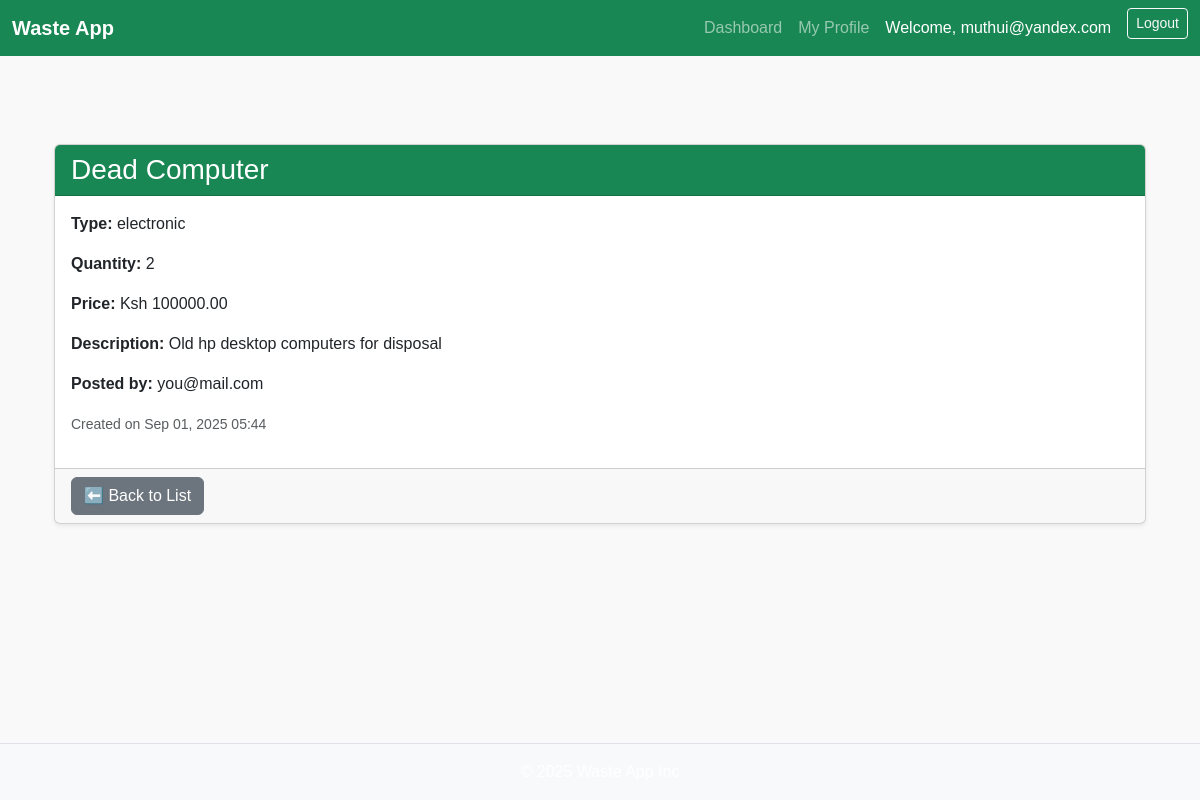
Screenshot of /trading/post/21/ (signed in) with the database file from the repository.
### core/models.py (models this page shows, shortened)
class CustomUser(AbstractUser):
    ROLE_CHOICES = ( ('generator', 'Waste Generator'),
                    ('recycler', 'Recycler'),
                    )
    role = models.CharField(max_length=20, choices=ROLE_CHOICES)
    phone_number = models.CharField(max_length=15, blank=True, null=True)
    username = None
    email = models.EmailField(unique=True)
    USERNAME_FIELD = 'email'
    REQUIRED_FIELDS = []
    objects = CustomUserManager()

### trading/models.py (models this page shows, shortened)
class WastePost(models.Model):
    WASTE_TYPE_CHOICES = (
        ('plastic', 'Plastic'),
        ('metal', 'Metal'),
        ('paper', 'Paper'),
        ('organic', 'Organic'),
        ('electronic', 'Electronic'),
    )
    title = models.CharField(max_length=100)
    quantity = models.PositiveIntegerField()
    description = models.TextField()
    price = models.DecimalField(max_digits=10, decimal_places=2)
    waste_type = models.CharField(max_length=20, choices=WASTE_TYPE_CHOICES)
    image = models.ImageField(upload_to='waste_images/', blank=True, null=True)
    created_at = models.DateTimeField(auto_now_add=True)
    updated_at = models.DateTimeField(auto_now=True)
    posted_by = models.ForeignKey(CustomUser, on_delete=models.CASCADE, related_name="waste_posts")
    is_sold = models.BooleanField(default=False)

### trading/views.py (the view)
# urls.py: path("post/<int:pk>/", views.WastePostDetailView.as_view(), name="waste-detail"),
class WastePostDetailView(LoginRequiredMixin, DetailView):
    model = WastePost
    template_name = "trading/waste_detail.html"
    context_object_name = "waste_post"

### trading/templates/trading/waste_detail.html (shortened to what this page needs)
{% extends "base.html" %}
{% block content %}
<div class="container mt-5">
  <div class="card shadow-sm">
    <div class="card-header bg-success text-white">
      <h3 class="mb-0">{{ waste_post.title }}</h3>
    </div>
    <div class="card-body">
      <p><strong>Type:</strong> {{ waste_post.waste_type }}</p>
      <p><strong>Quantity:</strong> {{ waste_post.quantity }}</p>
      <p><strong>Price:</strong> Ksh {{ waste_post.price }}</p>
      <p><strong>Description:</strong> {{ waste_post.description }}</p>
      <p><strong>Posted by:</strong> {{ waste_post.posted_by.email }}</p>
      <p><small class="text-muted">Created on {{ waste_post.created_at|date:"M d, Y H:i" }}</small></p>
    </div>
    <div class="card-footer d-flex justify-content-between">
      <a href="{% url 'waste-list' %}" class="btn btn-secondary">⬅️ Back to List</a>
    </div>
  </div>
</div>
{% endblock %}

### templates/base.html (shortened to what this page needs)
{% load static %}
<!DOCTYPE html>
<html lang="en">
<head>
    <link href="https://cdn.jsdelivr.net/npm/bootstrap@5.3.3/dist/css/bootstrap.min.css" rel="stylesheet">
    <link rel="stylesheet" href="{% static 'css/styles.css' %}">
</head>
<body class="d-flex flex-column min-vh-100">
    <nav class="navbar navbar-expand-lg navbar-dark bg-success">
        <div class="container-fluid">
            <a class="navbar-brand fw-bold" href="{% url 'dashboard' %}">Waste App</a>
            <div class="collapse navbar-collapse" id="navbarNav">
                <ul class="navbar-nav ms-auto">
                    {% if user.is_authenticated %}
                        <li class="nav-item">
                            <a class="nav-link" href="{% url 'dashboard' %}">Dashboard</a>
                        </li>
                        <li class="nav-item">
                            <a class="nav-link" href="{% url 'profile' %}">My Profile</a>
                        </li>
                        <li class="nav-item d-flex align-items-center text-white px-2">
                            Welcome, {{ user.first_name|default:user.email }}
                        </li>
                        <li class="nav-item">
                            <form method="post" action="{% url 'logout' %}" class="d-inline">
                                <button type="submit" class="btn btn-sm btn-outline-light ms-2">Logout</button>
                            </form>
                        </li>
                    {% endif %}
                </ul>
            </div>
        </div>
    </nav>
    <main class="container my-4 flex-grow-1">
        {% block content %}{% endblock %}
    </main>
    <footer class="bg-light text-center py-3 mt-auto border-top">
        <p class="mb-0">&copy; 2025 Waste App Inc</p>
    </footer>
</body>
</html>

### static/css/styles.css (style rules this page uses)
* { margin: 0; padding: 0; box-sizing: border-box; }
body { font-family: Arial, sans-serif; background-color: #f9f9f9; color: #333; }
footer { text-align: center; margin-top: 50px; padding: 10px; background-color: #333; color: white; }

### rows the page displays
CustomUser: first_name "muthui@yandex.com"
WastePost: title "Dead Computer", waste_type "electronic", quantity "2", price "100000.00", description "Old hp desktop computers for disposal", posted_by.email "you@mail.com", created_at "Sep 01, 2025 05:44"
